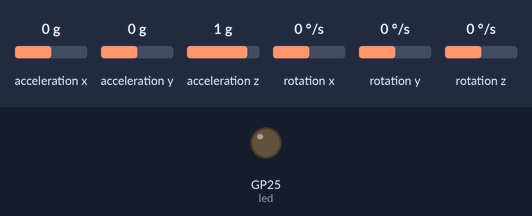
A program run on a simulated Raspberry Pi Pico running MicroPython. Parts: output pins drawn as LEDs (lit = HIGH). The inputs (shaded band) are chosen by the test bench; at power-on: acceleration x 0 g, acceleration y 0 g, acceleration z 1 g, rotation x 0 °/s, rotation y 0 °/s, rotation z 0 °/s. WiFi joins after 1.5 s; what the program prints to the serial console is not drawn.

Above: at 2.2 s.
Timing chart, 0 to 3.7 s (numbered marks = the images above):
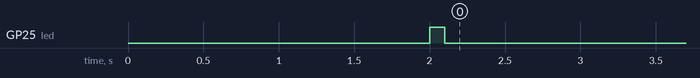

The program:

sketch1.py
```python
import network
import socket
from time import sleep
import machine
from machine import Pin, I2C
import time


#ssid = 'STARLINK v2'
ssid = 'get of my LAN'
password = 'P@$$w0rD'


def light_onboard_led():
    led = machine.Pin('LED', machine.Pin.OUT)
    led.on();
    time.sleep(0.1)
    led.off()


#Define I2C bus
i2c = I2C(0, sda=machine.Pin(0), scl=machine.Pin(1))

#Device address on the I2C bus
MPU6050_ADDR = 0x68

#PWR_MGMT_1 memory address
MPU6050_PWR_MGMT_1 = 0x6B

#Accelerometer and Gyroscope's high and low register for each axis
MPU6050_ACCEL_XOUT_H = 0x3B
MPU6050_ACCEL_XOUT_L = 0x3C
MPU6050_ACCEL_YOUT_H = 0x3D
MPU6050_ACCEL_YOUT_L = 0x3E
MPU6050_ACCEL_ZOUT_H = 0x3F
MPU6050_ACCEL_ZOUT_L = 0x40
MPU6050_GYRO_XOUT_H = 0x43
MPU6050_GYRO_XOUT_L = 0x44
MPU6050_GYRO_YOUT_H = 0x45
MPU6050_GYRO_YOUT_L = 0x46
MPU6050_GYRO_ZOUT_H = 0x47
MPU6050_GYRO_ZOUT_L = 0x48

#Accelerometer's LSB/g (least significant bits per gravitational force) sensitivity
MPU6050_LSBG = 16384.0

#Gyroscope's LSB/g sensitivity
MPU6050_LSBDS = 131.0


#Set all bits in the PWR_MGMT_1 register to 0
def mpu6050_init(i2c):
    i2c.writeto_mem(MPU6050_ADDR, MPU6050_PWR_MGMT_1, bytes([0]))


def combine_register_values(h, l):
    if not h[0] & 0x80:
        return h[0] << 8 | l[0]
    return -((h[0] ^ 255) << 8) |  (l[0] ^ 255) + 1


#Get Accelerometer values
def mpu6050_get_accel(i2c):
    accel_x_h = i2c.readfrom_mem(MPU6050_ADDR, MPU6050_ACCEL_XOUT_H, 1)
    accel_x_l = i2c.readfrom_mem(MPU6050_ADDR, MPU6050_ACCEL_XOUT_L, 1)
    accel_y_h = i2c.readfrom_mem(MPU6050_ADDR, MPU6050_ACCEL_YOUT_H, 1)
    accel_y_l = i2c.readfrom_mem(MPU6050_ADDR, MPU6050_ACCEL_YOUT_L, 1)
    accel_z_h = i2c.readfrom_mem(MPU6050_ADDR, MPU6050_ACCEL_ZOUT_H, 1)
    accel_z_l = i2c.readfrom_mem(MPU6050_ADDR, MPU6050_ACCEL_ZOUT_L, 1)

    return [combine_register_values(accel_x_h, accel_x_l) / MPU6050_LSBG,
            combine_register_values(accel_y_h, accel_y_l) / MPU6050_LSBG,
            combine_register_values(accel_z_h, accel_z_l) / MPU6050_LSBG]


#Get Gyroscope values
def mpu6050_get_gyro(i2c):
    gyro_x_h = i2c.readfrom_mem(MPU6050_ADDR, MPU6050_GYRO_XOUT_H, 1)
    gyro_x_l = i2c.readfrom_mem(MPU6050_ADDR, MPU6050_GYRO_XOUT_L, 1)
    gyro_y_h = i2c.readfrom_mem(MPU6050_ADDR, MPU6050_GYRO_YOUT_H, 1)
    gyro_y_l = i2c.readfrom_mem(MPU6050_ADDR, MPU6050_GYRO_YOUT_L, 1)
    gyro_z_h = i2c.readfrom_mem(MPU6050_ADDR, MPU6050_GYRO_ZOUT_H, 1)
    gyro_z_l = i2c.readfrom_mem(MPU6050_ADDR, MPU6050_GYRO_ZOUT_L, 1)

    return [combine_register_values(gyro_x_h, gyro_x_l) / MPU6050_LSBDS,
            combine_register_values(gyro_y_h, gyro_y_l) / MPU6050_LSBDS,
            combine_register_values(gyro_z_h, gyro_z_l) / MPU6050_LSBDS]


def connect():
    #Connect to WLAN
    wlan = network.WLAN(network.STA_IF)
    wlan.active(True)
    wlan.connect(ssid, password)
    while wlan.isconnected() == False:
        print('Waiting for connection...')
        sleep(1)
    ip = wlan.ifconfig()[0]
    print(f'Connected on {ip}')
    light_onboard_led()
    return ip

def open_socket(ip):
    # Open a socket
    address = (ip, 80)
    connection = socket.socket()
    connection.bind(address)
    connection.listen(1)
    return connection

def webpage(accelerometer_values, gyrometer_values):
    #Template HTML
    html = f"""


            <!DOCTYPE html>
            <html>

            <meta http-equiv="refresh" content="0.1">

            <head>
              <title>ROS2 Robot Control</title>
            </head>
            <center>
              <b>


              <body>
                <table>
                  <tr>
                    <td>
                      <p>Accelerometer:</p>
                    </td>
                    <td>
                      <p><span id="accelerometerValues">{accelerometer_values}</span></p>
                    </td>
                  </tr>
                </table>

                <table>
                  <tr>
                    <td>
                      <p>Gyroscope:</p>
                    </td>
                    <td>
                      <p><span id="gyrometerValues">{gyrometer_values}</span></p>
                    </td>
                  </tr>
                </table>
              </body>
            </html>


            """
    return str(html)

def serve(connection):
    i2c = I2C(0, sda=machine.Pin(0), scl=machine.Pin(1))
    mpu6050_init(i2c)
    #Start web server
    while True:

        print("Accelerometer:\t", mpu6050_get_accel(i2c), "g") #Print Accelerometer values (X,Y,Z)
        print("Gyroscope:\t", mpu6050_get_gyro(i2c), "°/s") #Print Gyroscope values (X,Y,Z)

        client = connection.accept()[0]
        request = client.recv(1024)
        request = str(request)
        try:
            request = request.split()[1]
        except IndexError:
            pass

        html = webpage(accelerometer_values=mpu6050_get_accel(i2c), gyrometer_values=mpu6050_get_gyro(i2c))
        client.send(html)
        client.close()

try:
    ip = connect()
    connection = open_socket(ip)
    serve(connection)
except KeyboardInterrupt:
    machine.reset()
```
